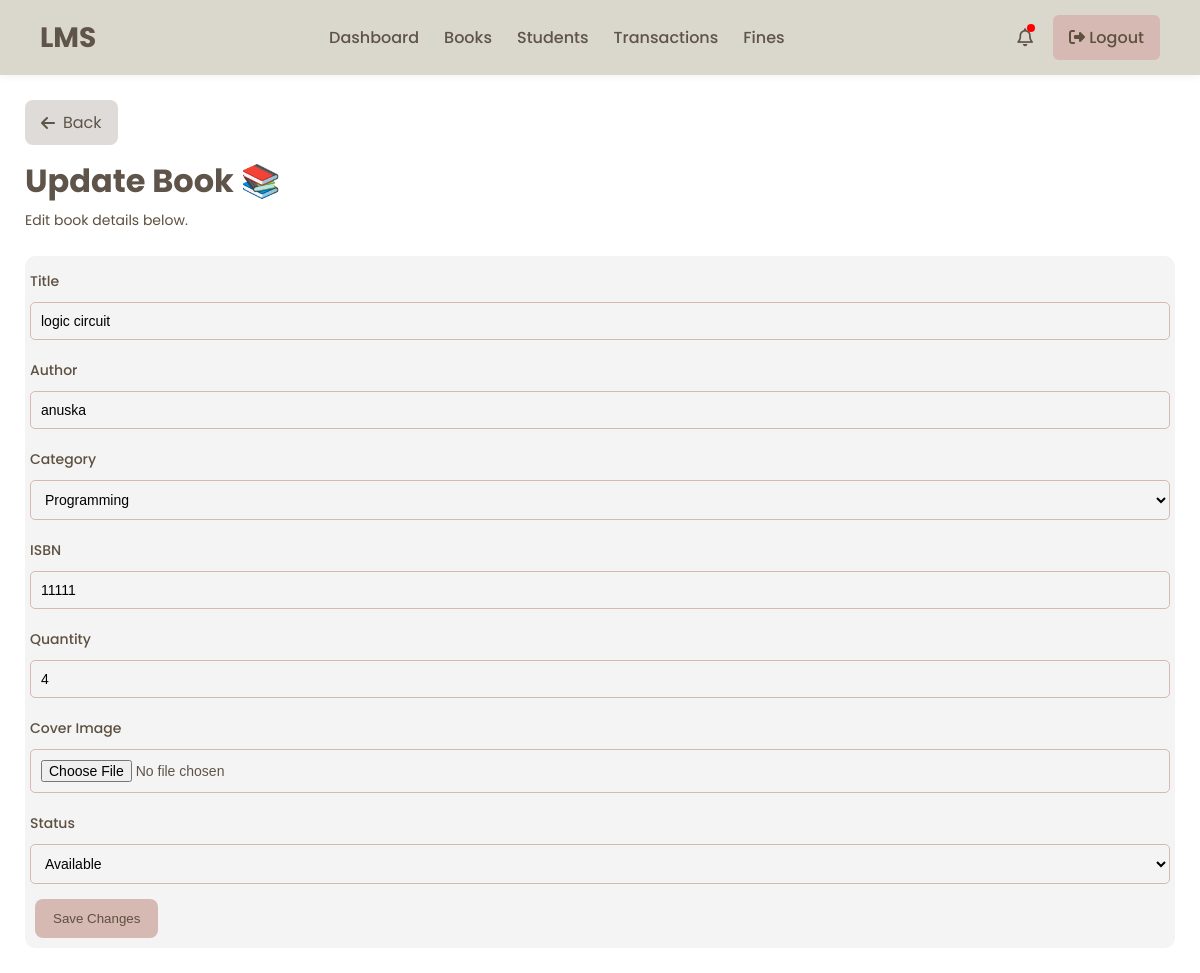
/books-update/1/, run on the app's committed database.
### library/models.py (models this page shows, shortened)
class Book(models.Model):
    title = models.CharField(max_length=200)
    author = models.CharField(max_length=100)
    category = models.ForeignKey(Category,
        on_delete=models.SET_NULL,
        null=True,
        blank=True
    )
    isbn = models.CharField(
        max_length=50,
        unique=True,
        null=True,
        blank=True
    )
    quantity = models.IntegerField(default=1)
    available = models.BooleanField(default=True)
    cover_image = models.ImageField(upload_to='book_covers/', null=True, blank=True)

class Category(models.Model):
    name = models.CharField(max_length=100, unique=True)

### library/views.py (the view, shortened to what this page needs)
# urls.py: path('books-update/<int:id>/', views.update_book, name='update_book'),
def update_book(request, id):
    book = Book.objects.get(id=id)
    context = {
        'book': book,
        'categories': Category.objects.all()
    }
    return render(
        request,
        'update_book.html',
        context
    )

### templates/update_book.html (shortened to what this page needs)
{% extends "admin_base.html" %} {% load static %}  {% block extra_css %}
<link rel="stylesheet" href="{% static 'css/books.css' %}" />
{% endblock %} {% block content %}
<div class="students-page">
  <div class="top-header">
    <div class="header-left">
      <a href="{% url 'books' %}" class="back-btn">
        <i class="fa-solid fa-arrow-left"></i>
        Back
      </a>
      <h1 class="page-title">Update Book 📚</h1>
      <p class="page-subtitle">Edit book details below.</p>
    </div>
  </div>
  <div class="table-wrapper">
    <form method="POST" enctype="multipart/form-data">
      <div class="form-group">
        <label>Title</label>
        <input type="text" name="title" value="{{ book.title }}" required />
      </div>
      <div class="form-group">
        <label>Author</label>
        <input type="text" name="author" value="{{ book.author }}" required />
      </div>
      <div class="form-group">
        <label>Category</label>
        <select name="category">
          {% for cat in categories %}
          <option value="{{ cat.id }}"
            {% if book.category.id == cat.id %}selected{% endif %} >
            {{ cat.name }}
          </option>
          {% endfor %}
        </select>
      </div>
      <div class="form-group">
        <label>ISBN</label>
        <input type="text" name="isbn" value="{{ book.isbn }}" />
      </div>
      <div class="form-group">
        <label>Quantity</label>
        <input
          type="number"
          name="quantity"
          value="{{ book.quantity }}"
          required
        />
      </div>
      <div class="form-group">
        <label>Cover Image</label>
        <input type="file" name="cover_image" accept="image/*" />
      </div>
      <div class="form-group">
        <label>Status</label>
        <select name="available">
          <option value="True" {% if book.available %}selected{% endif %}>
            Available
          </option>
        </select>
      </div>
      <button type="submit" class="add-btn">Save Changes</button>
    </form>
  </div>
</div>
{% endblock %}

### assets/css/admin_base.css (style rules this page uses)
:root { --primary-color: #D9D9D9; --secondary-color: #DAD7CD; --background-color: #FFFFFF; --background-color-table: #F4F4F4; --text-color: #5F5449; --btn-color-1: #D5B9B2; --btn-color-2: #DEDBD8; --btn-color-3: #AAA0A0; --btn-text-color: #5E503F; --background-color-box: #EDDCD2; --box: #BFB5AF; }
* { margin:0; padding:0; box-sizing:border-box; }
body { font-family:'Poppins', sans-serif; background:var(--background-color); color:var(--text-color); min-height:100vh; }

### assets/css/books.css (style rules this page uses)
.students-page { padding:25px; }
.top-header { display:flex; justify-content:space-between; align-items:center; margin-bottom:25px; flex-wrap:wrap; gap:15px; }
.back-btn { display:inline-flex; align-items:center; gap:8px; text-decoration:none; background:var(--btn-color-2); color:var(--text-color); padding:10px 16px; border-radius:8px; transition:.3s; margin-bottom:12px; }
.page-title { font-size:32px; margin-bottom:5px; color:var(--text-color); }
.page-subtitle { color:var(--btn-text-color); font-size:14px; }
.add-btn { text-decoration:none; background:var(--btn-color-1); color:var(--btn-text-color); padding:12px 18px; border-radius:8px; font-weight:500; display:flex; align-items:center; gap:8px; transition:.3s; }
.table-wrapper { background:var(--background-color-table); border-radius:10px; overflow:hidden; }
.form-group { display: flex; flex-direction: column; margin-top: 10px; margin-bottom: 10px; }
.form-group label { font-size: 14px; margin: 5px; color: var(--btn-text-color); font-weight: 500; }
.form-group input, .form-group select { padding: 10px; margin: 5px; border: 1px solid var(--btn-color-1); border-radius: 5px; background-color: var(--btn-bg-color); font-size: 14px; outline: none; }
.students-page .add-btn { border: none; margin: 10px; }

### data on the page
Book: title "logic circuit", author "anuska", category "Programming", isbn "11111", quantity "4", available "Available"
